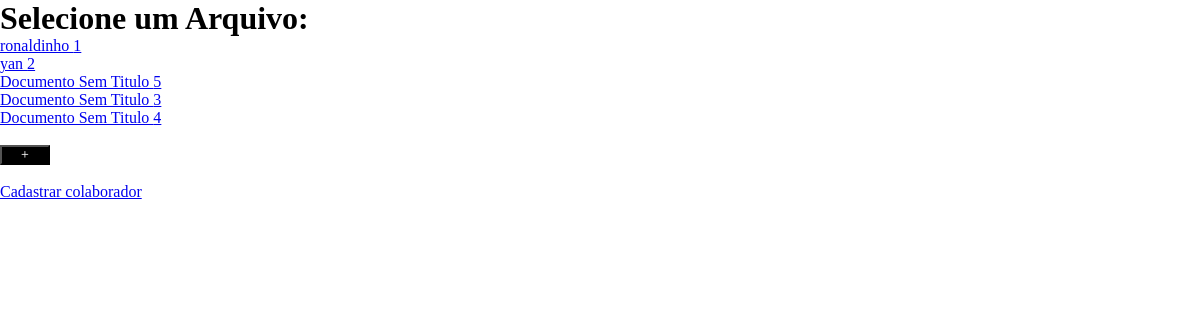
/pgs/admin/home.php, run on an earlier commit of the app's database.
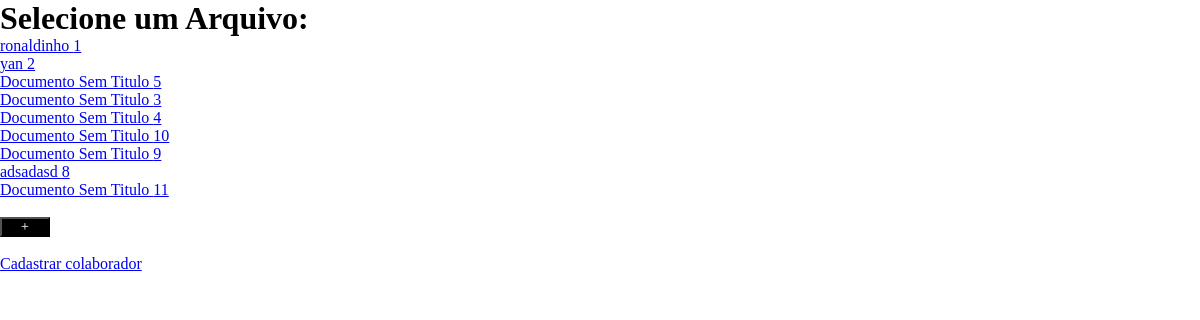
And on a later commit of the database.
### tables this page shows
CREATE TABLE `documentos` (
  `id` int(11) NOT NULL,
  `titulo` varchar(255) NOT NULL,
  `conteudo` longtext DEFAULT NULL,
  `data_criacao` datetime DEFAULT current_timestamp(),
  `data_modificacao` datetime DEFAULT current_timestamp() ON UPDATE current_timestamp(),
  `ID_Usuario` int(11) NOT NULL,
  `tamanho_fonte` int(11) DEFAULT 14,
  `id_pasta` int(11) DEFAULT NULL
);

### pgs/admin/home.php (the view, shortened to what this page needs)
<!DOCTYPE html>
<html lang="pt-BR">
    <?php
    include_once('../../include/conexao.php');
    $sql = "SELECT * FROM documentos";
    $resultado = mysqli_query($conexao, $sql);
    ?>
<head>
    <link rel="stylesheet" href="https://cdn.jsdelivr.net/npm/bootstrap-icons/font/bootstrap-icons.css">
    <link rel="stylesheet" href="../../css/home_adm.css">
</head>
<body>
    <h1>Selecione um Arquivo:</h1>
    <?php
    while ($registro = mysqli_fetch_assoc($resultado)) {
        $titulo = $registro['titulo'];
        $id = $registro['id'];
        echo '<a href="editor.php?id=' . $id . '">' . $titulo . ' ' . $id . '</a><br>';
    }
    ?>
    <br>
    <button onclick="showPopUp();" id="plus_button">
        <i class="bi bi-plus"></i>
    </button>
    <br>
    <br>
    <a href="cadastrar_colaborador.php">Cadastrar colaborador</a>
</body>
</html>

### css/home_adm.css (style rules this page uses)
* { padding: 0; margin: 0; box-sizing: border-box; }
body { position: relative; width: 100vw; height: 100vh; }
button#plus_button { cursor: pointer; width: 50px; height: 20px; color: white; background-color: black; }

What changed in the data, as far as the page shows it:
added documentos: titulo "Documento Sem Titulo", id "10"
added documentos: titulo "Documento Sem Titulo", id "9"
added documentos: titulo "adsadasd", id "8"
added documentos: titulo "Documento Sem Titulo", id "11"
